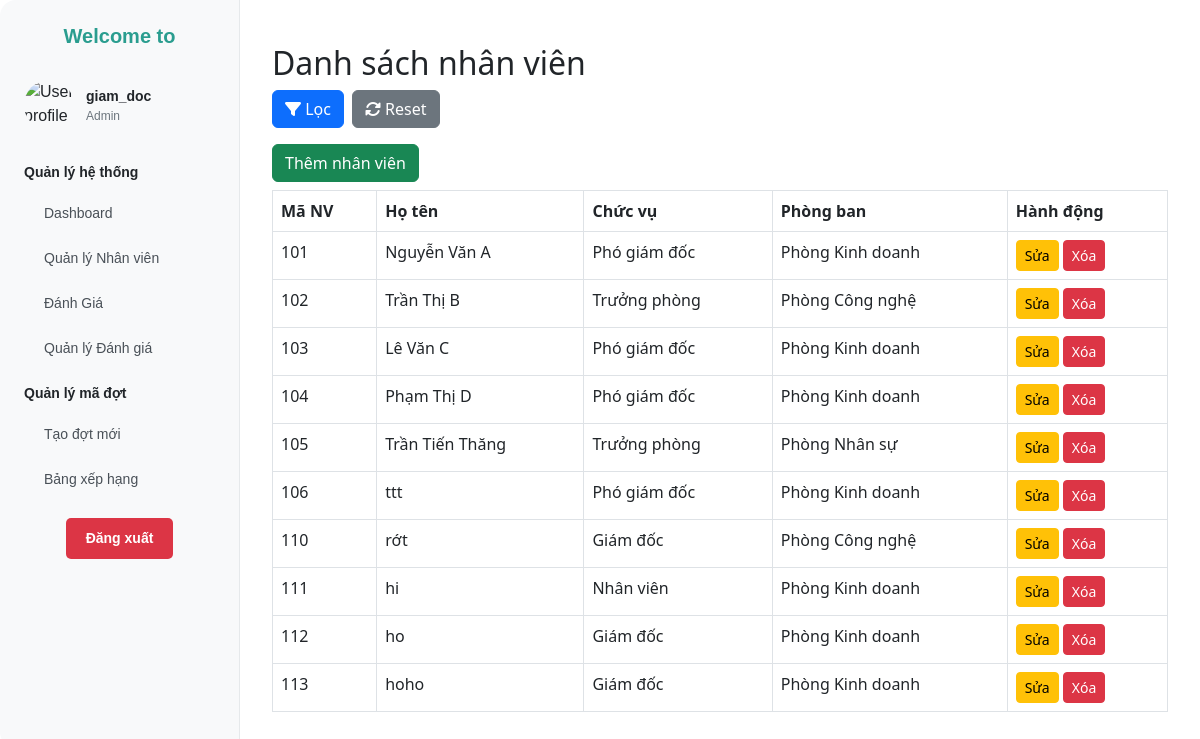
/admin/views/nhanvien.php (signed in), run on the app's committed database.
### tables this page shows
CREATE TABLE `nhan_vien` (
  `ma_nhan_vien` int(11) NOT NULL,
  `ho_ten` varchar(100) NOT NULL,
  `chuc_vu_id` int(11) DEFAULT NULL,
  `phong_ban_id` int(11) DEFAULT NULL
);

CREATE TABLE `chuc_vu` (
  `ma_chuc_vu` int(11) NOT NULL,
  `ten_chuc_vu` varchar(50) NOT NULL
);

CREATE TABLE `phong_ban` (
  `ma_phong_ban` int(11) NOT NULL,
  `ten_phong_ban` varchar(100) NOT NULL
);

### admin/views/nhanvien.php (the view, shortened to what this page needs)
<?php
include '../../config/db.php';
$sql = "SELECT nv.ma_nhan_vien, nv.ho_ten, cv.ten_chuc_vu, pb.ten_phong_ban
        FROM nhan_vien nv
        JOIN chuc_vu cv ON nv.chuc_vu_id = cv.ma_chuc_vu
        JOIN phong_ban pb ON nv.phong_ban_id = pb.ma_phong_ban
        WHERE 1=1";
$params = [];
$stmt = $conn->prepare($sql);
$stmt->execute($params);
$nhanviens = $stmt->fetchAll(PDO::FETCH_ASSOC);
?>
<!DOCTYPE html>
<html lang="vi">
<head>
    <link rel="stylesheet" href="https://cdn.jsdelivr.net/npm/bootstrap@5.3.0/dist/css/bootstrap.min.css">
</head>
<div class="main">
    <?php include './siderbar.php'; ?>
    <div class="content">
    <div class="container mt-4">
        <h2>Danh sách nhân viên</h2>
        <div class="d-flex align-items-center mb-3">
        <div class="filter-dropdown me-2">
            <button class="btn btn-primary">
                <i class="fas fa-filter"></i> Lọc
            </button>
        </div>
        <button class="btn btn-secondary" id="resetFilter">
            <i class="fas fa-sync-alt"></i> Reset
        </button>
    </div>
        <a href="../controllers//them_nhanvien.php" class="btn btn-success mb-2">Thêm nhân viên</a>
        <table class="table table-bordered">
            <thead>
                <tr>
                    <th>Mã NV</th>
                    <th>Họ tên</th>
                    <th>Chức vụ</th>
                    <th>Phòng ban</th>
                    <th>Hành động</th>
                </tr>
            </thead>
            <tbody>
                <?php foreach ($nhanviens as $row) { ?>
                <tr>
                    <td><?= htmlspecialchars($row['ma_nhan_vien']) ?></td>
                    <td><?= htmlspecialchars($row['ho_ten']) ?></td>
                    <td><?= htmlspecialchars($row['ten_chuc_vu']) ?></td>
                    <td><?= htmlspecialchars($row['ten_phong_ban']) ?></td>
                    <td>
                        <a href="../controllers//sua_nhanvien.php?id=<?= $row['ma_nhan_vien'] ?>" class="btn btn-warning btn-sm">Sửa</a>
                        <a href="../controllers//xoa_nhanvien.php?id=<?= $row['ma_nhan_vien'] ?>" class="btn btn-danger btn-sm" onclick="return confirm('Xác nhận xóa?')">Xóa</a>
                    </td>
                </tr>
                <?php } ?>
            </tbody>
        </table>
    </div>
    </div>
</div>
</body>
</html>

### admin/views/nhanvien.php (style rules this page uses)
.content { flex-grow: 1; padding: 20px; }
.main { display: flex; flex-grow: 1; }
.filter-dropdown { position: relative; display: inline-block; }

### data on the page
nhan_vien: ma_nhan_vien "101", ho_ten "Nguyễn Văn A", chuc_vu.ten_chuc_vu "Phó giám đốc", phong_ban.ten_phong_ban "Phòng Kinh doanh"
nhan_vien: ma_nhan_vien "102", ho_ten "Trần Thị B", chuc_vu.ten_chuc_vu "Trưởng phòng", phong_ban.ten_phong_ban "Phòng Công nghệ"
nhan_vien: ma_nhan_vien "103", ho_ten "Lê Văn C", chuc_vu.ten_chuc_vu "Phó giám đốc", phong_ban.ten_phong_ban "Phòng Kinh doanh"
nhan_vien: ma_nhan_vien "104", ho_ten "Phạm Thị D", chuc_vu.ten_chuc_vu "Phó giám đốc", phong_ban.ten_phong_ban "Phòng Kinh doanh"
nhan_vien: ma_nhan_vien "105", ho_ten "Trần Tiến Thăng", chuc_vu.ten_chuc_vu "Trưởng phòng", phong_ban.ten_phong_ban "Phòng Nhân sự"
nhan_vien: ma_nhan_vien "106", ho_ten "ttt", chuc_vu.ten_chuc_vu "Phó giám đốc", phong_ban.ten_phong_ban "Phòng Kinh doanh"
nhan_vien: ma_nhan_vien "110", ho_ten "rớt", chuc_vu.ten_chuc_vu "Giám đốc", phong_ban.ten_phong_ban "Phòng Công nghệ"
nhan_vien: ma_nhan_vien "111", ho_ten "hi", chuc_vu.ten_chuc_vu "Nhân viên", phong_ban.ten_phong_ban "Phòng Kinh doanh"
nhan_vien: ma_nhan_vien "112", ho_ten "ho", chuc_vu.ten_chuc_vu "Giám đốc", phong_ban.ten_phong_ban "Phòng Kinh doanh"
nhan_vien: ma_nhan_vien "113", ho_ten "hoho", chuc_vu.ten_chuc_vu "Giám đốc", phong_ban.ten_phong_ban "Phòng Kinh doanh"

### other printed values
$_SESSION['user']['ten_dang_nhap'] "giam_doc"
$_SESSION['user']['quyen'] "Admin"
